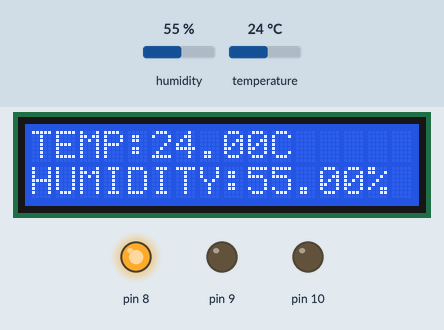
Recording of a sketch running on a simulated Arduino Uno, built with avr-gcc and run on an emulated ATmega328P. Shown: 16×2 character LCD, output pins drawn as LEDs (lit = HIGH). The test bench sets the inputs (shaded band); at power-on: humidity 55 %, temperature 24 °C. The modem accepts every AT command (registered, SIM ready, sends succeed) and sends nothing else; what the sketch prints to the serial monitor is not drawn.

Above: at 1.3 s.
1.4 s: humidity set to 90 %
At 4.7 s:
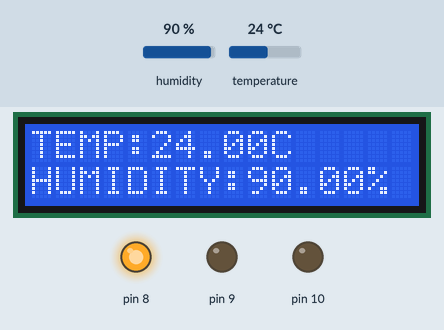
5.0 s: humidity set to 93 %
At 7.9 s:
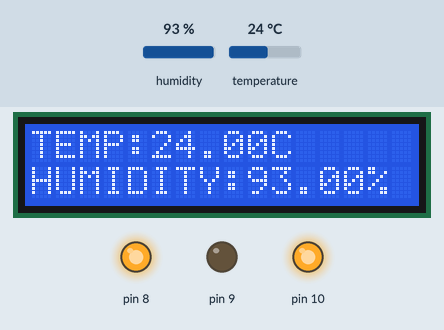
8.4 s: temperature set to 36.3 °C
At 10.8 s:
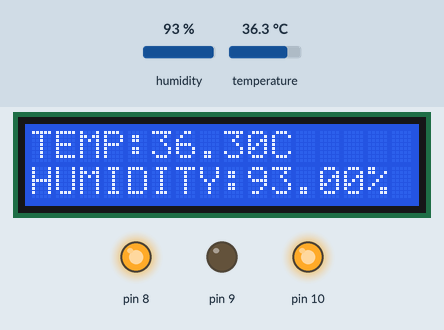
11.7 s: temperature set to 37.7 °C
At 14.8 s:
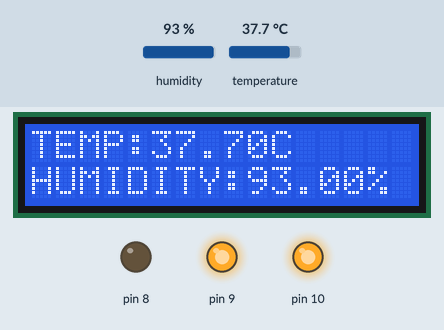
15.1 s: humidity set to 22 %
At 18.0 s:
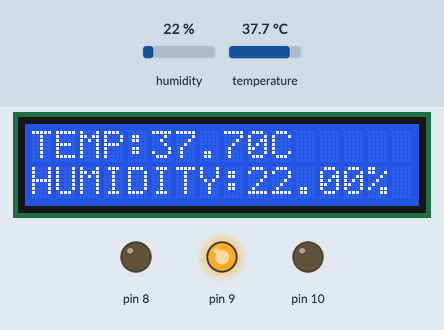
Timing chart, 0 to 19.5 s (numbered marks = the images above; inputs shaded):
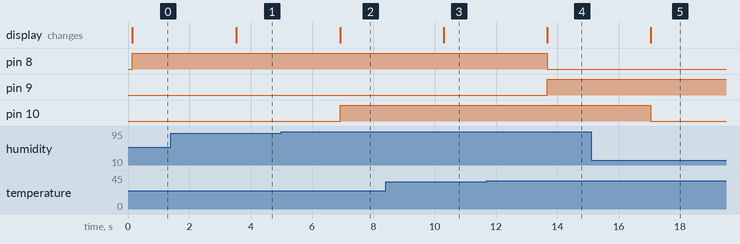

The sketch:

incubator_sensors_code.ino
```cpp
#include <SoftwareSerial.h>
#include "DHT.h"
#include<LiquidCrystal.h>
#define RX 2
#define TX 3
#define dht_apin 11 // Analog Pin sensor is connected to
DHT dhtObject;
String AP = "Galaxy M51";       // AP NAME
String PASS = "PRAVIN@123"; // AP PASSWORD
String API = "6QDMSCNRKEK951YI";   // Write API KEY
String HOST = "api.thingspeak.com";
String PORT = "80";
int countTrueCommand;
int countTimeCommand;
boolean found = false;
int valSensor = 1;

const int rs = 13, en = 12, d4 = 4, d5 = 5, d6 = 6, d7 = 7;
LiquidCrystal lcd(rs, en, d4, d5, d6, d7);

SoftwareSerial SER(RX,TX);

void setup()
{
  Serial.begin(9600);
  SER.begin(115200);
  lcd.begin(16,2);
  pinMode(8,OUTPUT);
  pinMode(9,OUTPUT);
  pinMode(10,OUTPUT);

  dhtObject.setup(11);
  sendCommand("AT",5,"OK");
  sendCommand("AT+CWMODE=1",5,"OK");
  sendCommand("AT+CWJAP=\""+ AP +"\",\""+ PASS +"\"",20,"OK");
}

void loop() {

  float temperature = dhtObject.getTemperature();
  float humidity = dhtObject.getHumidity();
  lcd.setCursor(0,0);
  lcd.print("TEMP:");
  lcd.print(temperature);
  lcd.print("C");
  lcd.setCursor(0,1);
  lcd.print("HUMIDITY:");
  lcd.print(humidity);
  lcd.print("%");
    if(temperature>=37)
   {
      digitalWrite(8,LOW);//FAN
      digitalWrite(9,HIGH);
   }
   else if(temperature<27)
   {
      digitalWrite(8,HIGH);
      digitalWrite(9,LOW);//LIGHT
   }
   if(humidity<92)
   {
      digitalWrite(10,LOW);//HUMIDIFIER
   }
   else
   {
     digitalWrite(10,HIGH);
   }

 String getData = "GET /update?api_key="+ API +"&field1="+getTemperatureValue()+"&field2="+getHumidityValue();
 sendCommand("AT+CIPMUX=1",5,"OK");
 sendCommand("AT+CIPSTART=0,\"TCP\",\""+ HOST +"\","+ PORT,15,"OK");
 sendCommand("AT+CIPSEND=0," +String(getData.length()+4),4,">");
 SER.println(getData);
 delay(1500);
 countTrueCommand++;
 sendCommand("AT+CIPCLOSE=0",5,"OK");

}


String getTemperatureValue(){

   //delay(dhtObject.getMinimumSamplingPeriod());
   float temperature = dhtObject.getTemperature();
   Serial.print(" Temperature(C)= ");
   Serial.println(temperature);
   return String(temperature);

}


String getHumidityValue(){

   //delay(dhtObject.getMinimumSamplingPeriod());
   float humidity = dhtObject.getHumidity();
   Serial.print(" Humidity in %= ");
   Serial.println(humidity);
   return String(humidity);

}

void sendCommand(String command, int maxTime, char readReplay[]) {
  Serial.print(countTrueCommand);
  Serial.print(". at command => ");
  Serial.print(command);
  Serial.print(" ");
  while(countTimeCommand < (maxTime*1))
  {
    SER.println(command);//at+cipsend
    if(SER.find(readReplay))//ok
    {
      found = true;
      break;
    }

    countTimeCommand++;
  }

  if(found == true)
  {
    Serial.println("SUCCESS");
    countTrueCommand++;
    countTimeCommand = 0;
  }

  if(found == false)
  {
    Serial.println("Fail");
    countTrueCommand = 0;
    countTimeCommand = 0;
  }

  found = false;
 }
```

Measured:
- the behaviour switches between 91 and 92 % on humidity (found by bisection; images 1 and 2)
- the behaviour switches between 36.9 and 37 °C on temperature (found by bisection; images 3 and 4)
- after the input at 1.4 s, the display: changes after 2.1 s (image 1)
- after the input at 5.0 s, pin 10: LOW → HIGH after 1.9 s; the display: changes after 1.9 s (image 2)
- after the input at 8.4 s, the display: changes after 1.9 s (image 3)
- after the input at 11.7 s, pin 8: HIGH → LOW after 2.0 s; pin 9: LOW → HIGH after 2.0 s; the display: changes after 2.0 s (image 4)
- after the input at 15.1 s, pin 10: HIGH → LOW after 1.9 s; the display: changes after 1.9 s (image 5)
